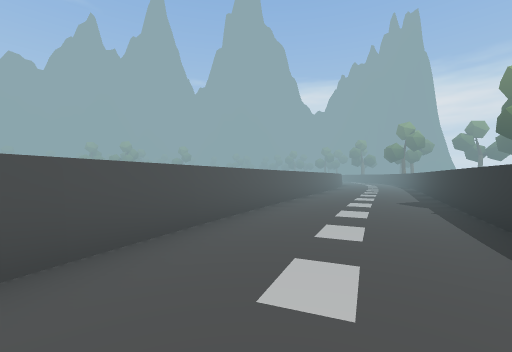
view 1 (above)

12 first-person views from a walk through a scene from a Unity 3-D project. The camera is 1.3 m above the floor, looks level and sees 90° across. The floor is counted in squares, 2 m on a side. Each view is taken from the middle of a square. On the plan, view 1 faces up. The plan holds only what a view shows up to about 9 squares ahead; the rest is blank. The place goes on beyond the plan. The player character is not drawn.

view 2
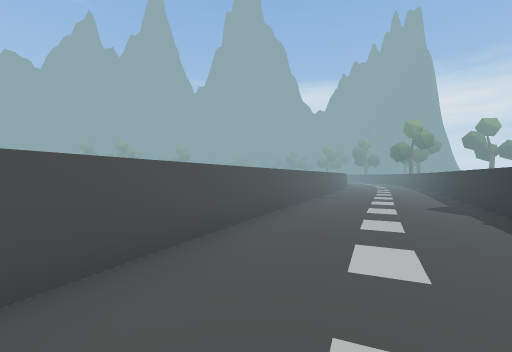

view 3
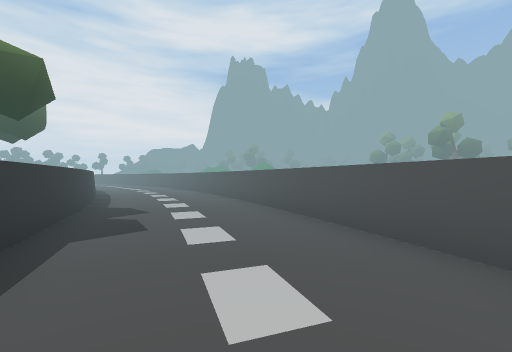

view 4
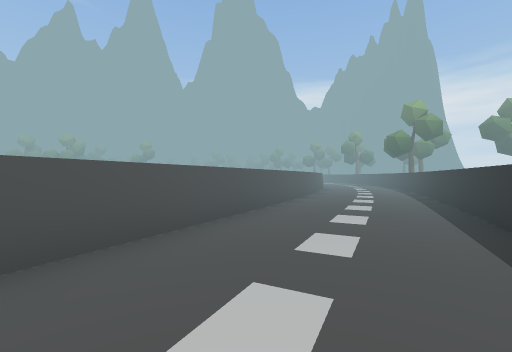

view 5
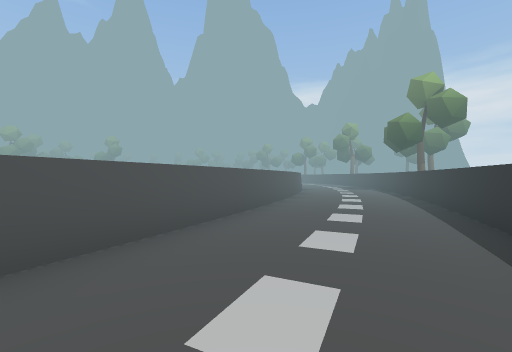

view 6
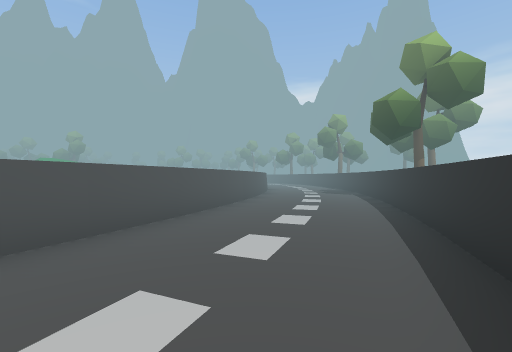

view 7
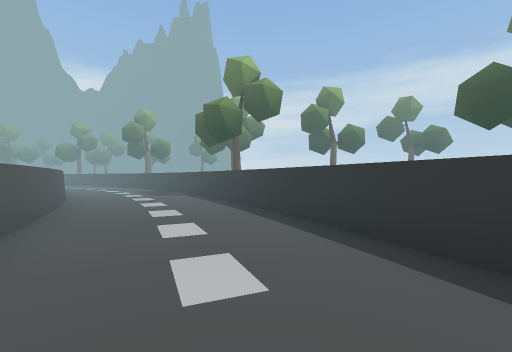

view 8
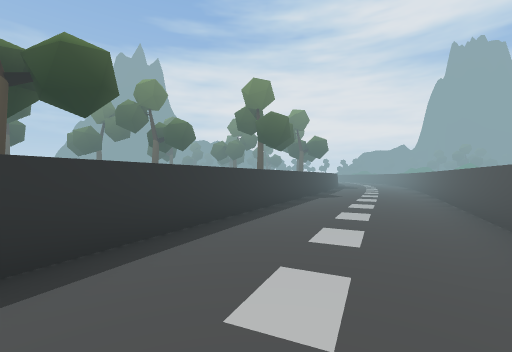

view 9
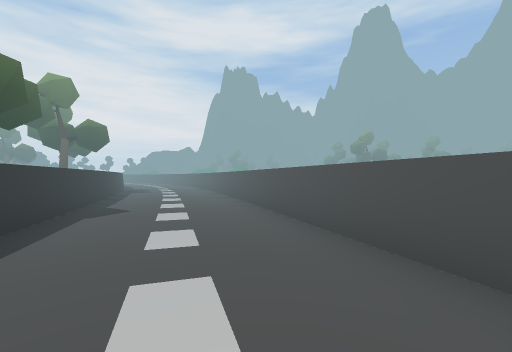

view 10
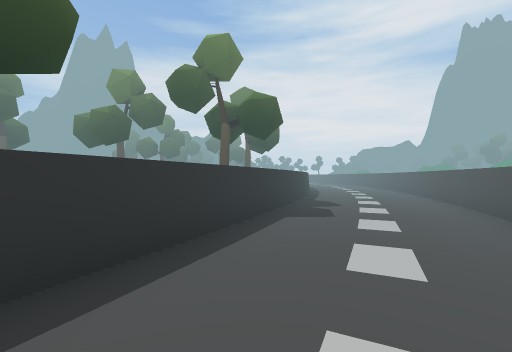

view 11
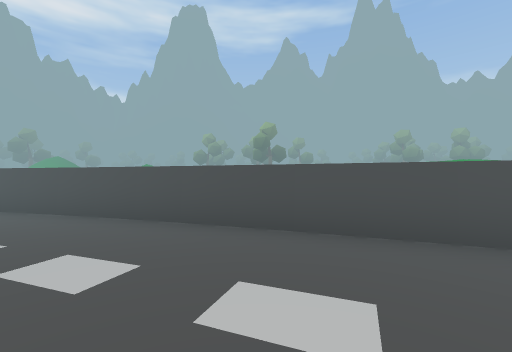

view 12
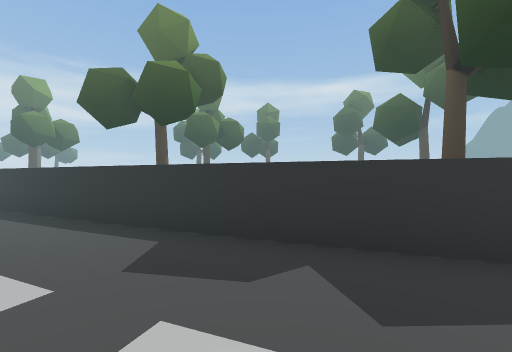

### Floor plan
Points are (right, up) in squares from view 1. A wall is a line through its corners. A room is listed if a view was taken in it or the views show most of it. See-through windows are left out.
Room 1 (views 1, 2, 3, 4, 5, 6, 7, 8, 9, 10, 11, 12)
walls: (5.4, 15.7) (-0.2, 4.7); (-0.2, 4.8) (-2.8, -1); (9.1, 15.7) (10.2, 18.9); (6.9, 19.9) (5.2, 15.7); (10.1, 18.9) (10.9, 22.1); (1.1, -0.8) (9.3, 15.8); (-2.6, -1) (-3.5, -3.6); (7.3, 22.5) (6.6, 19.8); (0.3, -3.5) (1.9, 0.6)

Positions as (right, up) in squares from view 1, and headings:
1: (0, 0), facing up
2: (0, 1), facing up
3: (2, 4), facing down-left
4: (3, 6), facing up
5: (5, 10), facing up
6: (7, 13), facing up
7: (6, 14), facing up-right
8: (6, 14), facing down
9: (5, 11), facing down-left
10: (2, 5), facing down
11: (1, 0), facing left
12: (-1, 0), facing right
